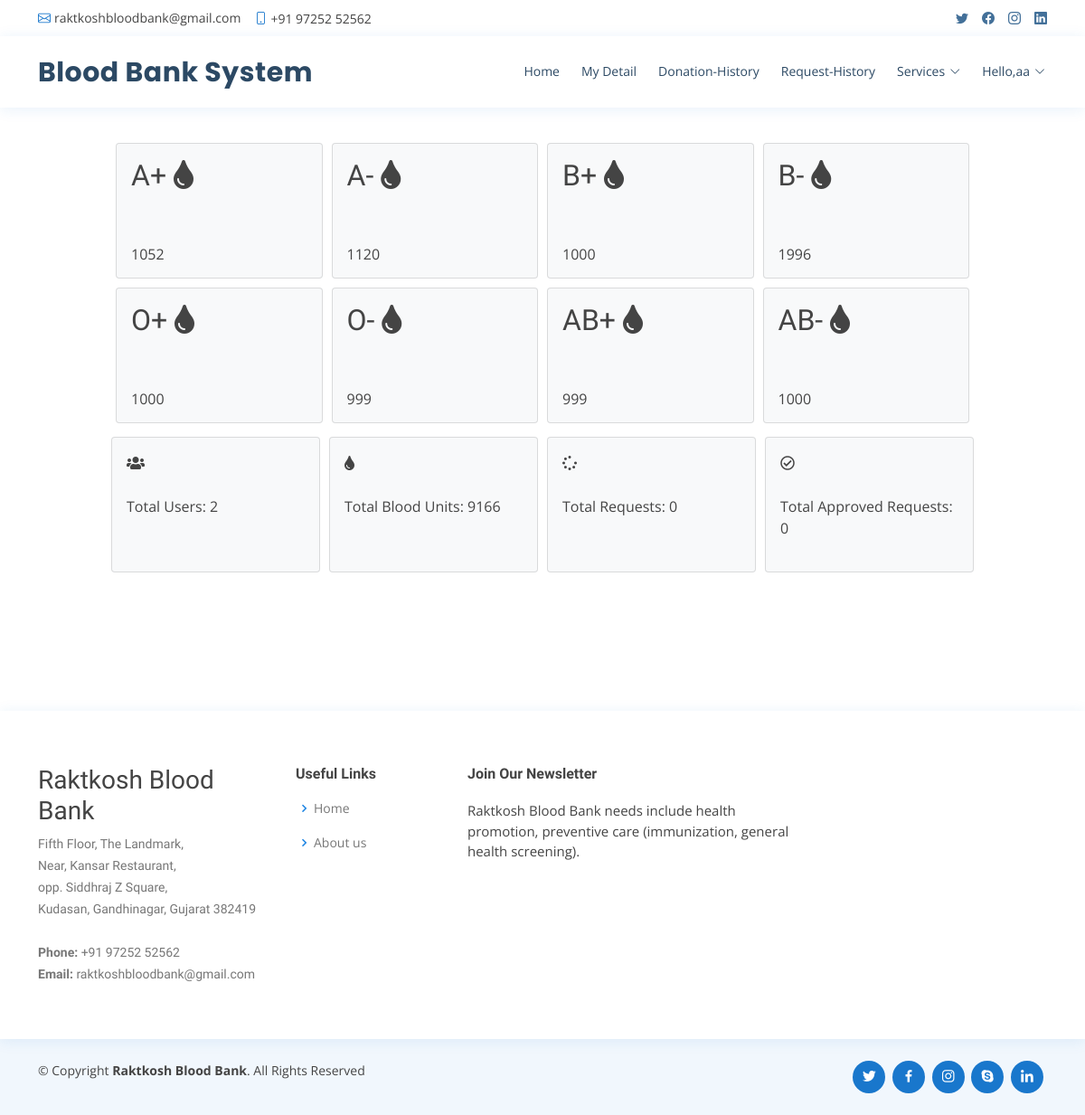
The page /admin_home (signed in) on the database its author committed.
### raktkosh/models.py (models this page shows, shortened)
class Category(models.Model):
    name = models.CharField(max_length=100, null=True, blank=True)

class Stock(models.Model):
    bloodgroup = models.CharField(max_length=10)
    unit = models.PositiveIntegerField(default=0)
    category = models.ForeignKey(Category, on_delete=models.CASCADE)
    user_profile = models.ForeignKey(UserProfile, on_delete=models.CASCADE, null=True, default=None)  # Manually added user_profile field with a default value of None

### raktkosh/views.py (the view)
# urls.py: path('admin_home', views.admin_home, name='admin_home'),
@login_required(login_url='admin_login')
def admin_home(request):
    categories = Category.objects.all()
    stocks = Stock.objects.all()
    total_donors = UserProfile.objects.all().count()
    total_blood_units = Stock.objects.aggregate(total_units=Sum('unit'))['total_units'] or 0
    total_requests = BloodRequest.objects.all().count()
    total_approved_requests = BloodRequest.objects.filter(status='Approved').count()
    if request.method == 'POST':
        form = BloodForm(request.POST)
        if form.is_valid():
            bloodgroup = form.cleaned_data['bloodgroup']
            unit = form.cleaned_data['unit']
            stock, created = Stock.objects.get_or_create(bloodgroup=bloodgroup)
            stock.unit += unit
            stock.save()
            messages.success(request, 'Stock updated successfully.')
            return redirect('admin_home')
        else:
            messages.error(request, 'Error updating stock.')
    else:
        form = BloodForm()
    context = {
        'categories': categories,
        'stocks': stocks,
        'total_donors': total_donors,
        'total_blood_units': total_blood_units,
        'total_requests': total_requests,
        'total_approved_requests': total_approved_requests,
        'form': form,
    }
    return render(request, 'admin_home.html', context)

### raktkosh/templates/admin_home.html
{% extends 'base.html' %}
{% block body %}
{% load widget_tweaks %}
{% load static %}
{% load active_link_tags %}
<div class="container" style="padding: 100px;">
    <div class="row" style="padding: 5px;">
        {% for category in categories %}
        <div class="col-sm-3" style="padding: 5px;">
            <div class="card bg-light" style="height: 150px;">
                <div class="card-body">
                    <div class="blood">
                        <h2>{{ category.name }} <i class="fas fa-tint"></i></h2>
                    </div><br><br>
                    <div>
                        {% for stock in stocks %}
                            {% if stock.bloodgroup == category.name %}
                                {{ stock.unit }}
                            {% endif %}
                        {% endfor %}
                    </div>
                </div>
            </div>
        </div>
        {% endfor %}
    </div>
    <div class="row">
        <div class="col-sm-3" style="padding: 5px;">
            <div class="card bg-light" style="height: 150px;">
                <div class="card-body">
                    <div class="blood">
                        <i class="fas fa-users"></i>
                    </div><br>
                    <div>
                        Total Users: {{ total_donors }}
                    </div>
                </div>
            </div>
        </div>
        <div class="col-sm-3" style="padding: 5px;">
            <div class="card bg-light" style="height: 150px;">
                <div class="card-body">
                    <div class="blood">
                        <i class="fas fa-tint"></i>
                    </div><br>
                    <div>
                        Total Blood Units: {{ total_blood_units }}
                    </div>
                </div>
            </div>
        </div>
        <div class="col-sm-3" style="padding: 5px;">
            <div class="card bg-light" style="height: 150px;">
                <div class="card-body">
                    <div class="blood">
                        <i class="fas fa-spinner"></i>
                    </div><br>
                    <div>
                        Total Requests: {{ total_requests }}
                    </div>
                </div>
            </div>
        </div>
        <div class="col-sm-3" style="padding: 5px;">
            <div class="card bg-light" style="height: 150px;">
                <div class="card-body">
                    <div class="blood">
                        <i class="far fa-check-circle"></i>
                    </div><br>
                    <div>
                        Total Approved Requests: {{ total_approved_requests }}
                    </div>
                </div>
            </div>
        </div>
    </div>
</div>
{% endblock %}

### raktkosh/templates/base.html (shortened to what this page needs)
<!DOCTYPE html>
<html lang="en">
  {% load static %}
  {% load active_link_tags %}
<head>
  <link href="{% static 'vendor/fontawesome-free/css/all.min.css' %}" rel="stylesheet">
  <link href="{% static 'vendor/animate.css/animate.min.css' %}" rel="stylesheet">
  <link href="{% static 'vendor/bootstrap/css/bootstrap.min.css' %}" rel="stylesheet">
  <link href="{% static 'vendor/bootstrap-icons/bootstrap-icons.css' %}" rel="stylesheet">
  <link href="{% static 'vendor/boxicons/css/boxicons.min.css' %}" rel="stylesheet">
  <link href="{% static 'vendor/glightbox/css/glightbox.min.css' %}" rel="stylesheet">
  <link href="{% static 'vendor/remixicon/remixicon.css' %}" rel="stylesheet">
  <link href="{% static 'vendor/swiper/swiper-bundle.min.css' %}" rel="stylesheet">
  <link href="{% static 'css/style.css' %}" rel="stylesheet">
  <link rel="stylesheet" href="https://cdnjs.cloudflare.com/ajax/libs/font-awesome/4.7.0/css/font-awesome.min.css">
  <link rel='stylesheet' type='text/css' href="https://cdn.datatables.net/1.10.21/css/jquery.dataTables.min.css">
  <link rel='stylesheet' type='text/css' href="https://cdn.datatables.net/buttons/1.6.2/css/buttons.dataTables.min.css">
</head>
<body>
  <div id="topbar" class="d-flex align-items-center fixed-top">
    <div class="container d-flex justify-content-between">
      <div class="contact-info d-flex align-items-center">
        <i class="bi bi-envelope"></i> <a href="mailto:contact@example.com">raktkoshbloodbank@gmail.com</a>
        <i class="bi bi-phone"></i> +91 97252 52562
      </div>
      <div class="d-none d-lg-flex social-links align-items-center">
        <a href="#" class="twitter"><i class="bi bi-twitter"></i></a>
        <a href="#" class="facebook"><i class="bi bi-facebook"></i></a>
        <a href="#" class="instagram"><i class="bi bi-instagram"></i></a>
        <a href="#" class="linkedin"><i class="bi bi-linkedin"></i></i></a>
      </div>
    </div>
  </div>
  <header id="header" class="fixed-top">
    <div class="container d-flex align-items-center">
      <h1 class="logo me-auto"><a href="index.html">Blood Bank System</a></h1>
      {% if request.user.is_staff %}
      <nav id="navbar" class="navbar order-last order-lg-0">
        <ul>
          <li><a class="{% active_link 'admin_home' %}" href="{% url 'admin_home' %}">Home</a></li>
          <!-- <li class="dropdown"><a href="#"><span>Category</span> <i class="bi bi-chevron-down"></i></a>
            <ul>
              <li><a href="/add_category">Add Blood Category</a></li>
              <li><a href="/view_category">View Blood Category</a></li>
            </ul>
          </li> -->
          <li><a class="{% active_link 'view_user' %}" href="{% url 'view_user' %}">Users</a></li>
          <li><a class="{% active_link 'history' %}" href="{% url 'history' %}">history</a></li>
          <li class="dropdown"><a href="#"><span>Services</span> <i class="bi bi-chevron-down"></i></a>
            <ul>
              <li><a href="{% url 'request_blood' %}">Request for Blood</a></li>
              <li><a href="/donator_blood">Donate for Blood</a></li>
            </ul>
          </li>
          <li><a class="{% active_link 'admin_blood' %}" href="{% url 'admin_blood' %}">Stock</a></li>
          <li class="dropdown">
            <a href="#" class="appointment-btn scrollto" style="color: #fff;"><span class="d-none d-md-inline">Welcome,</span> {{request.user.username}} <i class="bi bi-chevron-down"></i></a>
            <ul>
              <li><a href="{% url 'change_password' %}">Change Password</a></li>
              <li><a href="{% url 'logout' %}">Logout</a></li>
            </ul>
          </li>
        </ul>
        <i class="bi bi-list mobile-nav-toggle"></i>
      </nav>
      {% elif request.user.is_authenticated %}
      <nav id="navbar" class="navbar order-last order-lg-0">
        <ul>
          <li><a class="" href="{% url 'home' %}">Home</a></li>
          <li><a class="{% active_link 'profile' %}" href="/profile">My Detail</a></li>
          <li><a class="{% active_link 'donation_history' %}" href="/donation_history">Donation-History</a></li>
          <li><a class="{% active_link 'request_history' %}" href="{% url 'request_history' %}">Request-History</a></li>
          <li class="dropdown"><a href="#"><span>Services</span> <i class="bi bi-chevron-down"></i></a>
          </li>
          <li class="dropdown"><a href="#"><span>Hello,{{request.user.username}}</span> <i class="bi bi-chevron-down"></i></a>
          </li>
        </ul>
      </nav>
      {% endif %}
  </header>
  <div class="mt-5 mb-5" style="margin-top:14%">
  {% block body %}
  {% endblock %}
  </div>
  <footer id="footer">
    <div class="footer-top">
      <div class="container">
        <div class="row">
          <div class="col-lg-3 col-md-6 footer-contact">
            <h3>Raktkosh Blood Bank</h3>
            <p>
              Fifth Floor, The Landmark,<br>
               Near, Kansar Restaurant,<br>
                opp. Siddhraj Z Square,<br>
                 Kudasan, Gandhinagar, Gujarat 382419 <br><br>
              <strong>Phone:</strong> +91 97252 52562<br>
              <strong>Email:</strong> raktkoshbloodbank@gmail.com<br>
            </p>
          </div>
          <div class="col-lg-2 col-md-6 footer-links">
            <h4>Useful Links</h4>
            <ul>
              <li><i class="bx bx-chevron-right"></i> <a href="#">Home</a></li>
              <li><i class="bx bx-chevron-right"></i> <a href="#">About us</a></li>
            </ul>
          </div>
          <div class="col-lg-4 col-md-6 footer-newsletter">
            <h4>Join Our Newsletter</h4>
            <p>Raktkosh Blood Bank needs include health promotion, preventive care (immunization, general health screening).</p>
          </div>
        </div>
      </div>
    </div>
    <div class="container d-md-flex py-4">
      <div class="me-md-auto text-center text-md-start">
        <div class="copyright">
          &copy; Copyright <strong><span>Raktkosh Blood Bank</span></strong>. All Rights Reserved
        </div>
        <div class="credits">
        </div>
      </div>
      <div class="social-links text-center text-md-right pt-3 pt-md-0">
        <a href="#" class="twitter"><i class="bx bxl-twitter"></i></a>
        <a href="#" class="facebook"><i class="bx bxl-facebook"></i></a>
        <a href="#" class="instagram"><i class="bx bxl-instagram"></i></a>
        <a href="#" class="google-plus"><i class="bx bxl-skype"></i></a>
        <a href="#" class="linkedin"><i class="bx bxl-linkedin"></i></a>
      </div>
    </div>
  </footer>
</body>
</html>

### raktkosh/static/css/style.css (style rules this page uses)
body { font-family: "Open Sans", sans-serif; color: #444444; }
a { color: #1977cc; text-decoration: none; }
h1, h2, h3, h4, h5, h6 { font-family: "Raleway", sans-serif; }
#topbar { background: #fff; height: 40px; font-size: 14px; transition: all 0.5s; z-index: 996; }
#topbar .contact-info a { line-height: 1; color: #444444; transition: 0.3s; }
#topbar .contact-info i { color: #1977cc; padding-right: 4px; margin-left: 15px; line-height: 0; }
#topbar .contact-info i:first-child { margin-left: 0; }
#topbar .social-links a { color: #437099; padding-left: 15px; display: inline-block; line-height: 1px; transition: 0.3s; }
#topbar .social-links a:first-child { border-left: 0; }
#header { background: #fff; transition: all 0.5s; z-index: 997; padding: 15px 0; top: 40px; box-shadow: 0px 2px 15px rgba(25, 119, 204, 0.1); }
#header .logo { font-size: 30px; margin: 0; padding: 0; line-height: 1; font-weight: 700; letter-spacing: 0.5px; font-family: "Poppins", sans-serif; }
#header .logo a { color: #2c4964; }
.navbar { padding: 0; }
.navbar ul { margin: 0; padding: 0; display: flex; list-style: none; align-items: center; }
.navbar li { position: relative; }
.navbar>ul>li { position: relative; white-space: nowrap; padding: 8px 0 8px 20px; }
.navbar a, .navbar a:focus { display: flex; align-items: center; justify-content: space-between; font-size: 14px; color: #2c4964; white-space: nowrap; transition: 0.3s; border-bottom: 2px solid #fff; padding: 5px 2px; }
.navbar a i, .navbar a:focus i { font-size: 12px; line-height: 0; margin-left: 5px; }
#footer { color: #444444; font-size: 14px; background: #f1f7fd; }
#footer .footer-top { padding: 60px 0 30px 0; background: #fff; box-shadow: 0px 2px 15px rgba(25, 119, 204, 0.1); }
#footer .footer-top .footer-contact { margin-bottom: 30px; }
#footer .footer-top .footer-contact p { font-size: 14px; line-height: 24px; margin-bottom: 0; font-family: "Raleway", sans-serif; color: #777777; }
#footer .footer-top h4 { font-size: 16px; font-weight: bold; color: #444444; position: relative; padding-bottom: 12px; }
#footer .footer-top .footer-links { margin-bottom: 30px; }
#footer .footer-top .footer-links ul { list-style: none; padding: 0; margin: 0; }
#footer .footer-top .footer-links ul i { padding-right: 2px; color: #1c84e3; font-size: 18px; line-height: 1; }
#footer .footer-top .footer-links ul li { padding: 10px 0; display: flex; align-items: center; }
#footer .footer-top .footer-links ul li:first-child { padding-top: 0; }
#footer .footer-top .footer-links ul a { color: #777777; transition: 0.3s; display: inline-block; line-height: 1; }
#footer .footer-newsletter { font-size: 15px; }
#footer .footer-newsletter h4 { font-size: 16px; font-weight: bold; color: #444444; position: relative; padding-bottom: 12px; }
#footer .credits { padding-top: 5px; font-size: 13px; color: #444444; }
#footer .social-links a { font-size: 18px; display: inline-block; background: #1977cc; color: #fff; line-height: 1; padding: 8px 0; margin-right: 4px; border-radius: 50%; text-align: center; width: 36px; height: 36px; transition: 0.3s; }

### rows shown on the page
Category: name "A+"
Stock: unit "1052"
Category: name "A-"
Stock: unit "1120"
Category: name "B+"
Stock: unit "1000"
Category: name "B-"
Stock: unit "1996"
Category: name "O+"
Stock: unit "1000"
Category: name "O-"
Stock: unit "999"
Category: name "AB+"
Stock: unit "999"
Category: name "AB-"
Stock: unit "1000"

### other values the page prints
{{ request.user.username }} "aa"
{{ total_donors }} "2"
{{ total_blood_units }} "9166"
{{ total_requests }} "0"
{{ total_approved_requests }} "0"
